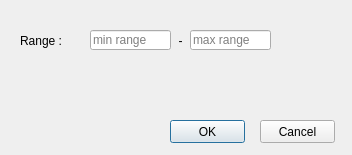
<?xml version="1.0" encoding="UTF-8"?>
<ui version="4.0">
 <class>MinMaxNormDialog</class>
 <widget class="QDialog" name="MinMaxNormDialog">
  <property name="geometry">
   <rect>
    <x>0</x>
    <y>0</y>
    <width>352</width>
    <height>155</height>
   </rect>
  </property>
  <property name="windowTitle">
   <string>Min-Max Normalization</string>
  </property>
  <widget class="QPushButton" name="okButton">
   <property name="geometry">
    <rect>
     <x>170</x>
     <y>120</y>
     <width>75</width>
     <height>23</height>
    </rect>
   </property>
   <property name="text">
    <string>OK</string>
   </property>
  </widget>
  <widget class="QPushButton" name="cancelButton">
   <property name="geometry">
    <rect>
     <x>260</x>
     <y>120</y>
     <width>75</width>
     <height>23</height>
    </rect>
   </property>
   <property name="text">
    <string>Cancel</string>
   </property>
  </widget>
  <widget class="QLineEdit" name="minRangeEdit">
   <property name="geometry">
    <rect>
     <x>90</x>
     <y>30</y>
     <width>81</width>
     <height>20</height>
    </rect>
   </property>
   <property name="placeholderText">
    <string>min range</string>
   </property>
  </widget>
  <widget class="QLineEdit" name="maxRangeEdit">
   <property name="geometry">
    <rect>
     <x>190</x>
     <y>30</y>
     <width>81</width>
     <height>20</height>
    </rect>
   </property>
   <property name="placeholderText">
    <string>max range</string>
   </property>
  </widget>
  <widget class="QLabel" name="rangeLabel">
   <property name="geometry">
    <rect>
     <x>20</x>
     <y>30</y>
     <width>51</width>
     <height>21</height>
    </rect>
   </property>
   <property name="text">
    <string>Range :</string>
   </property>
  </widget>
  <widget class="QLabel" name="label">
   <property name="geometry">
    <rect>
     <x>170</x>
     <y>30</y>
     <width>21</width>
     <height>21</height>
    </rect>
   </property>
   <property name="sizePolicy">
    <sizepolicy hsizetype="Preferred" vsizetype="Preferred">
     <horstretch>0</horstretch>
     <verstretch>0</verstretch>
    </sizepolicy>
   </property>
   <property name="text">
    <string>-</string>
   </property>
   <property name="alignment">
    <set>Qt::AlignCenter</set>
   </property>
  </widget>
 </widget>
 <resources/>
 <connections/>
</ui>
